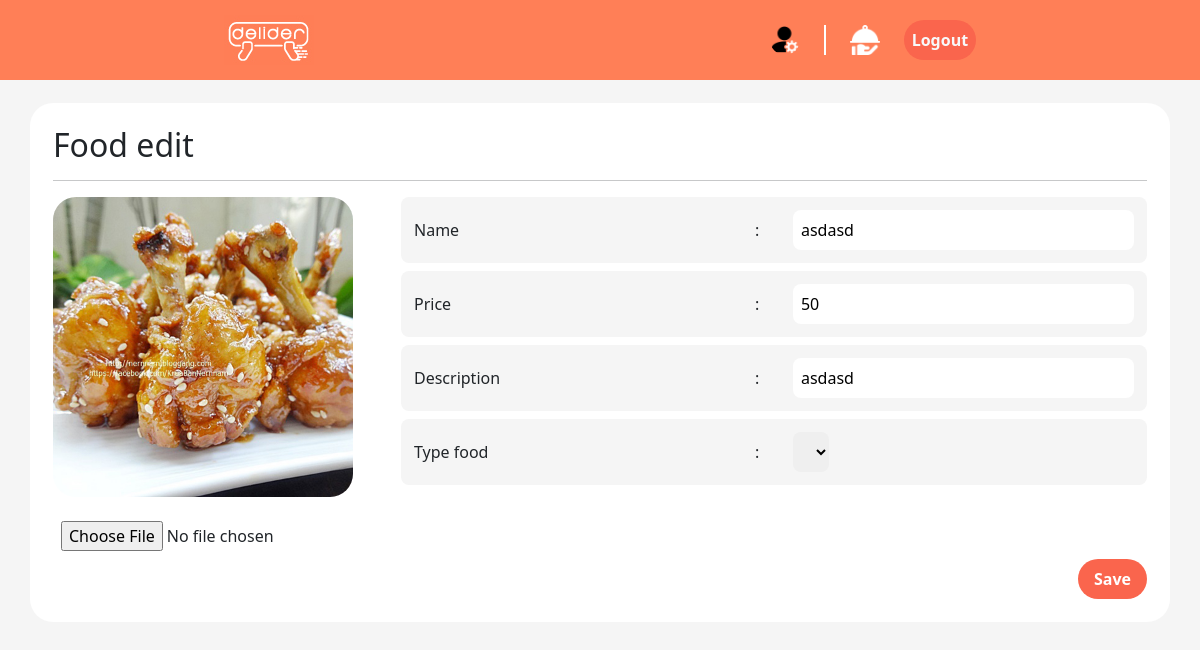
The app's page /editfood.php?id=3 (signed in) with its own data.
### tables this page shows
CREATE TABLE `foods` (
  `id` int(11) NOT NULL,
  `foodname` text NOT NULL,
  `des` text NOT NULL,
  `type` text NOT NULL,
  `price` int(11) NOT NULL,
  `rest_id` text NOT NULL,
  `image` text NOT NULL
);

### db/connect.php (called while the page is built)
<?php
function db($qr) {
    $server = "localhost";
    $username = "root";
    $password = "";
    $database = "esan6";
    $conn = new mysqli($server,$username,$password,$database);
    return $conn->query($qr);
}
?>

### editfood.php (the view, shortened to what this page needs)
<!DOCTYPE html>
<html lang="en">
<head>
    <link rel="stylesheet" href="css/profile.css">
</head>
<body>
    <?php include('component/header.php'); ?>
<?php $food = db('SELECT * FROM foods WHERE id='.$_GET['id'].';')->fetch_assoc(); ?>
    <form method="post" class="profile-container">
        <h2>Food edit</h2>
        <hr>
        <div class="profile gap-5">
            <div class="profile-img gap-3">
            <img src="assets/image/<?php echo $food['image'] ?>.jpg" id="image" alt="">
            <input type="file" onchange="getfile()">
            </div>
            <div class="profile-detail">
                <div class="detail">
                    <p>Name</p>
                    <p>:</p>
                    <p>
                        <input type="text" value="<?php echo $food['foodname'] ?>" name="foodname">
                    </p>
                </div>
                <div class="detail">
                    <p>Price</p>
                    <p>:</p>
                    <p>
                        <input name="price" type="number" min="1" value="<?php echo $food['price'] ?>">
                    </p>
                </div>
                <div class="detail">
                    <p>Description</p>
                    <p>:</p>
                    <p>
                        <input type="text" value="<?php echo $food['des'] ?>" name="des">
                    </p>
                </div>
                <div class="detail">
                    <p>Type food</p>
                    <p>:</p>
                    <p>
                    <select name="type" id="">
</select>
                    </p>
                </div>
            </div>
        </div>
        <div class="d-flex justify-content-end">
            <button class="rounded-pill px-3">Save</button>
        </div>
</form>
</body>
</html>

### css/profile.css (style rules this page uses)
body { background-color: #f5f5f5 !important; }
.profile-container { background-color: white; padding: 23px; border-radius: 23px; max-width: 50%; width: 100%; margin: 23px auto; }
.profile { display: flex; flex-direction: row; }
.profile-img { display: flex; flex-direction: column; }
.profile-img>img { width: 300px; height: 300px; object-fit: cover; border-radius: 23px; }
button { padding: 8px; border: none; color: white; font-weight: bold; background-color: #fa654d; transition: 0.1s; }
.profile-detail { display: flex; flex-direction: column; row-gap: 8px; width: 100%; }
.detail { width: 100%; display: grid; grid-template-columns: 4.5fr 0.5fr 4.5fr; padding: 13px; background-color: #f5f5f5; align-items: center; border-radius: 8px; }
.detail>p { margin: 0; }
input { border: none; outline: none; padding: 8px; border-radius: 8px; transition: 0.1s; width: 100%; }
select { border: none; outline: none; padding: 8px; border-radius: 8px; transition: 0.1s; }
@media screen and (max-width: 1415px) { .profile-container { max-width: 80%; } }
@media screen and (max-width: 1415px) { .profile-container { max-width: 95%; } }

### records on screen
foods: image (picture), foodname "asdasd", price "50", des "asdasd"
